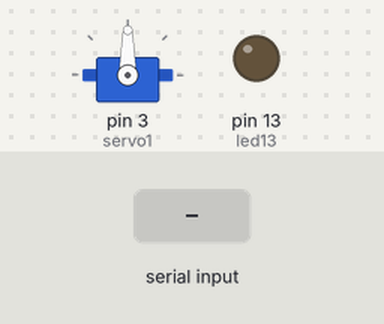
The sketch below on a simulated Arduino Uno, built with avr-gcc and run on an emulated ATmega328P. Shown: servo, output pins drawn as LEDs (lit = HIGH). The inputs (shaded band) are chosen by the test bench.

Above: at 1.2 s.
1.3 s: "1" received over Serial
At 2.5 s:
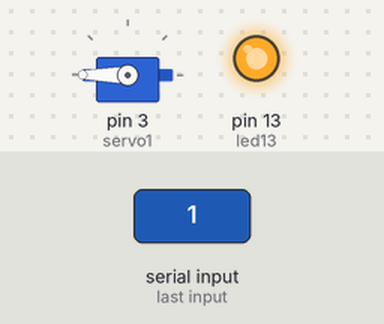
2.8 s: "2" received over Serial
At 4.0 s:
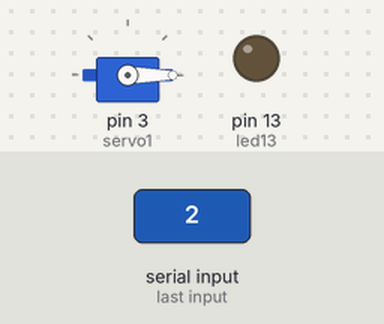
Timing chart, 0 to 5.8 s (numbered marks = the images above; inputs shaded):
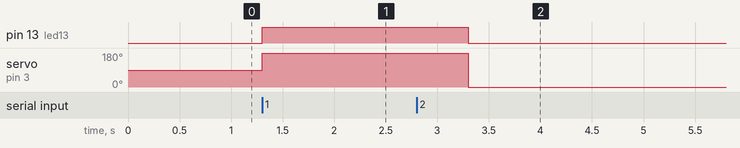

The sketch:

BTsketch_nov11c.ino
```cpp
#include <Servo.h>

int led13=13;
int estado=0;
Servo servo1;

void setup(){
  Serial.begin(9600);
  pinMode(led13,OUTPUT);
  servo1.attach(3);
}

void loop(){
 if(Serial.available()>0){
 estado = Serial.read();
 }
 if (estado =='1'){
   digitalWrite(led13,HIGH);
   servo1.write(180);
   delay(2000);
  }
if(estado=='2'){
   digitalWrite(led13,LOW);
   servo1.write(0);
   delay(2000);
  }
}
```

Measured:
- after the input at 1.3 s, pin 13 (led13): LOW → HIGH at once; servo on pin 3 (servo1): 90° → 180° at once
- after the input at 2.8 s, pin 13 (led13): HIGH → LOW after 0.50 s; servo on pin 3 (servo1): 180° → 0° after 0.50 s
